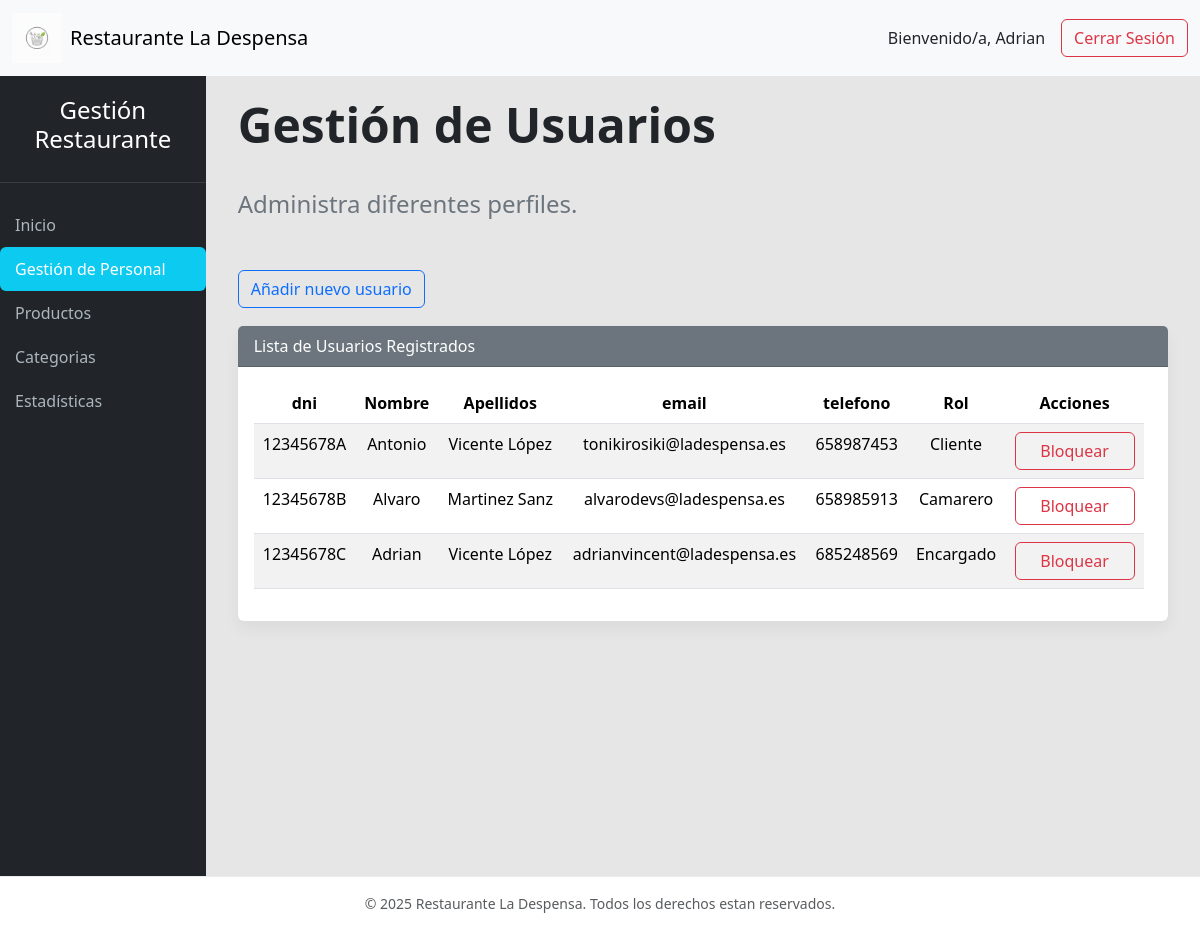
Before: /encargados/modperfil.php (signed in) with the older database file.
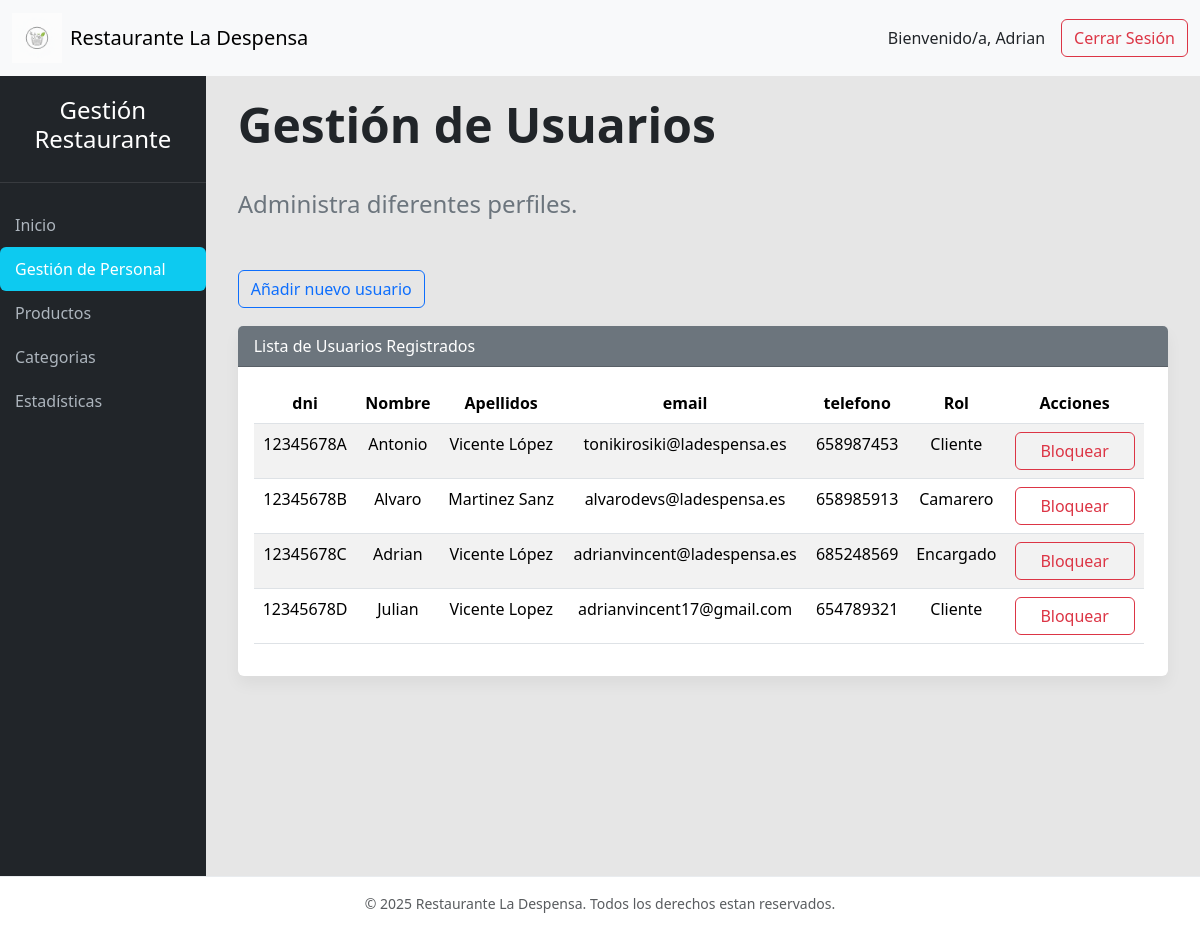
After: the same page with the newer database file.
### tables this page shows
CREATE TABLE `usuario` (
  `dni` varchar(9) NOT NULL,
  `nombre` varchar(255) NOT NULL,
  `apellidos` varchar(255) DEFAULT NULL,
  `rol` int(11) NOT NULL,
  `email` varchar(255) NOT NULL,
  `telefono` varchar(15) NOT NULL,
  `direccion` varchar(255) DEFAULT NULL,
  `pass` varchar(255) NOT NULL,
  `estado` tinyint(1) NOT NULL DEFAULT 0 COMMENT 'bloqueado=1 desbloqueado=0'
);

### encargados/modperfil.php (the view, shortened to what the changed rows need)
<?php
include("../conexion.php");
?>
<!doctype html>
<html lang="es">
<head>
    <?php
    include("../head.php");
    ?>
</head>
<body>
    <div class="d-flex flex-column w-100">
        <div class="wrapper">
            <div id="content">
                <div class="container-fluid">
                    <h1 class="page-heading">Gestión de Usuarios</h1>
                    <div class="card mb-2">
                        <div>
                            <div class="card-body">
                                <div class="table-responsive me-2">
                                    <table class="table table-striped table-hover">
                                        <thead>
                                            <tr class='text-center'>
                                                <th>dni</th>
                                                <th>Nombre</th>
                                                <th>Apellidos</th>
                                                <th>email</th>
                                                <th>telefono</th>
                                                <th>Rol</th>
                                                <th>Acciones</th>
                                            </tr>
                                        </thead>
                                        <tbody>
                                            <?php
                                            $consulta = "SELECT dni, nombre, apellidos, email, telefono, rol, estado FROM usuario";
                                            $resultado = mysqli_query($conn, $consulta);
                                            if (mysqli_num_rows($resultado) > 0) {
                                                while ($fila = mysqli_fetch_assoc($resultado)) {
                                                    switch ($fila['rol']) {
                                                        case 2:
                                                            $rolTexto = "Encargado";
                                                            break;
                                                        case 1:
                                                            $rolTexto = "Camarero";
                                                            break;
                                                        default:
                                                            $rolTexto = "Cliente";
                                                    }
                                                    if ($fila['estado'] == 0) {
                                                        $botonTexto = "Bloquear";
                                                        $botonColor = "danger";
                                                        $relleno = "-outline";
                                                    } else {
                                                        $botonTexto = "Desbloquear";
                                                        $botonColor = "success";
                                                        $relleno = "";
                                                    }
                                                    echo "<tr class='text-center'>";
                                                    echo "<td>{$fila['dni']}</td>";
                                                    echo "<td>{$fila['nombre']}</td>";
                                                    echo "<td>{$fila['apellidos']}</td>";
                                                    echo "<td>{$fila['email']}</td>";
                                                    echo "<td>{$fila['telefono']}</td>";
                                                    echo "<td>$rolTexto</td>";
                                                    echo "<td>
                                                    <form action='bloquearusuario.php' method='POST' style='display:inline;'>
                                                    <input type='hidden' name='dni' value='{$fila['dni']}'>
                                                    <button type-'submit' class='btn-bloqueo btn btn{$relleno}-{$botonColor} btn-md'>{$botonTexto}</button>
                                                    </form>
                                                    </td>";
                                                    echo "</tr>";
                                                }
                                            } else {
                                                echo "<tr><td colspan='7' class='text-center text-muted'>No hay usuarios registrados</td></tr>";
                                            }
                                            ?>
                                        </tbody>
                                    </table>
                                </div>
                            </div>
                        </div>
                    </div>
                </div>
            </div>
        </div>
    </div>
</body>
</html>

Changed rows visible on the page:
added usuario: dni "12345678D", nombre "Julian", apellidos "Vicente Lopez", email "adrianvincent17@gmail.com", telefono "654789321", rol "Cliente", estado "Bloquear"
